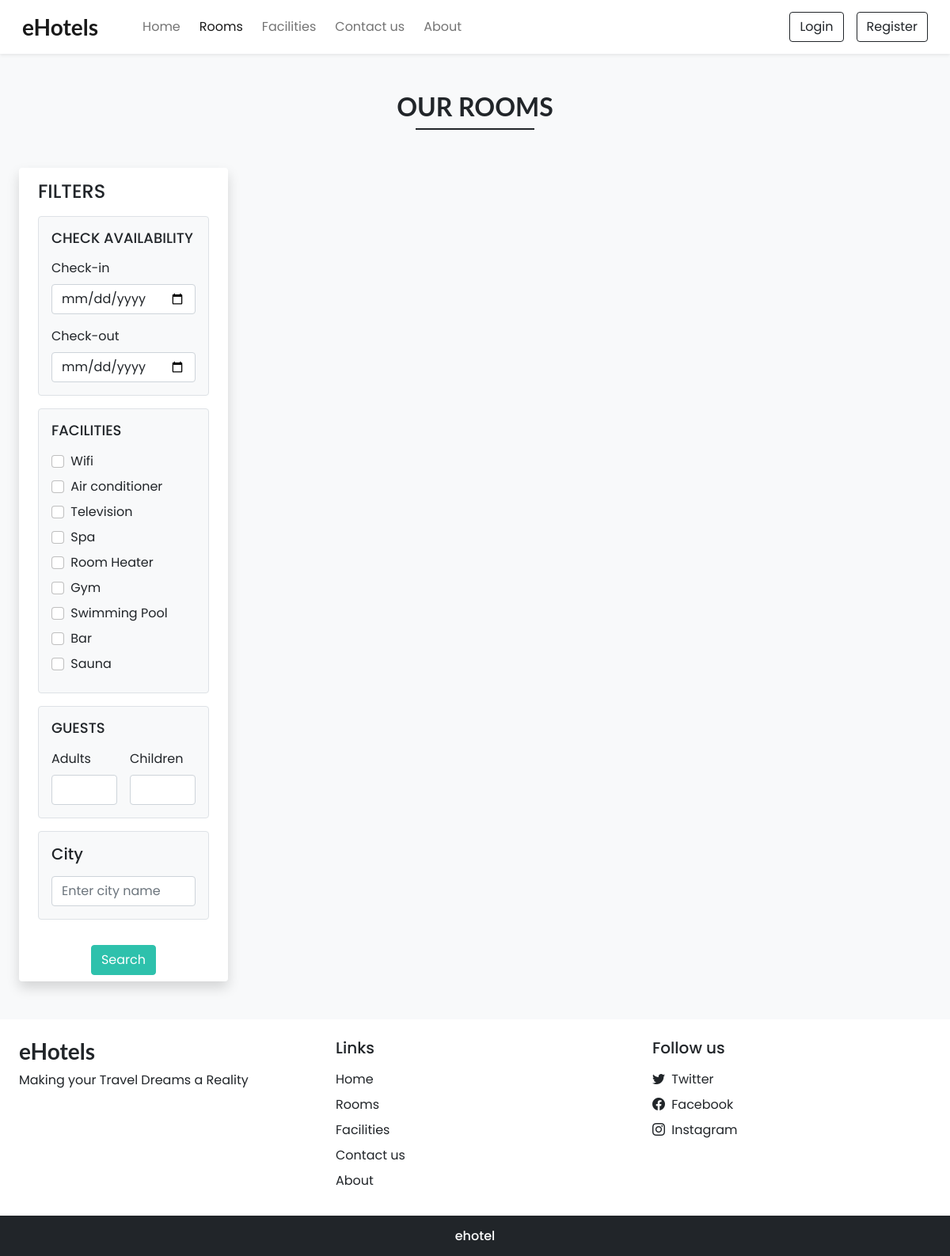
The page /rooms.php on the database its author committed.
### tables this page shows
CREATE TABLE `settings` (
                            `sr_no` int NOT NULL,
                            `site_title` varchar(50) NOT NULL,
                            `site_about` varchar(250) NOT NULL,
                            `shutdown` tinyint(1) NOT NULL
);

CREATE TABLE `facilities` (
                              `id` int NOT NULL,
                              `icon` varchar(100) NOT NULL,
                              `name` varchar(50) NOT NULL,
                              `description` varchar(250) NOT NULL
);

### admin/inc/db_config.php (called while the page is built, shortened)
<?php
  function selectAll($table)
  {
    $con = $GLOBALS['con'];
    $res = mysqli_query($con,"SELECT * FROM $table");
    return $res;
  }
  function select($sql,$values,$datatypes)
  {
    $con = $GLOBALS['con'];
    if($stmt = mysqli_prepare($con,$sql))
    {
      mysqli_stmt_bind_param($stmt,$datatypes,...$values);
      if(mysqli_stmt_execute($stmt)){
        $res = mysqli_stmt_get_result($stmt);
        return $res;
      }
      else{
        mysqli_stmt_close($stmt);
        die("Query cannot be executed - Select");
      }
    }
    else{
      die("Query cannot be prepared - Select");
    }
  }
?>

### rooms.php (the view, shortened to what this page needs)
<!DOCTYPE html>
<html lang="en">
<head>
    <?php require('inc/links.php'); ?>
</head>
<body class="bg-light">
<?php
require('inc/header.php');
$checkin_default="";
$checkout_default="";
$adult_default="";
$children_default="";
?>
<div class="my-5 px-4">
    <h2 class="fw-bold h-font text-center">OUR ROOMS</h2>
    <div class="h-line bg-dark"></div>
</div>
<div class="container-fluid">
    <div class="row">
        <div class="col-lg-3 col-md-12 mb-lg-0 mb-4 ps-4">
            <nav class="navbar navbar-expand-lg navbar-light bg-white rounded shadow">
                <div class="container-fluid flex-lg-column align-items-stretch">
                    <h4 class="mt-2">FILTERS</h4>
                    <div class="collapse navbar-collapse flex-column align-items-stretch mt-2" id="filterDropdown">
                        <div class="border bg-light p-3 rounded mb-3">
                            <h5 class="d-flex align-items-center justify-content-between mb-3" style="font-size: 18px;">
                                <span>CHECK AVAILABILITY</span>
                            </h5>
                            <label class="form-label">Check-in</label>
                            <input type="date" class="form-control shadow-none mb-3" value="<?php echo $checkin_default ?>" id="checkin" onchange="chk_avail_filter()">
                            <label class="form-label">Check-out</label>
                            <input type="date" class="form-control shadow-none" value="<?php echo $checkout_default ?>"  id="checkout" onchange="chk_avail_filter()">
                        </div>
                        <div class="border bg-light p-3 rounded mb-3">
                            <h5 class="d-flex align-items-center justify-content-between mb-3" style="font-size: 18px;">
                                <span>FACILITIES</span>
                            </h5>
                            <?php
                            $facilities_q = selectAll('facilities');
                            while($row = mysqli_fetch_assoc($facilities_q))
                            {
                                echo<<<facilities
                      <div class="mb-2">
                        <input type="checkbox" onclick="fetch_rooms()" name="facilities" value="$row[id]" class="form-check-input shadow-none me-1" id="$row[id]">
                        <label class="form-check-label" for="$row[id]">$row[name]</label>
                      </div>
                    facilities;
                            }
                            ?>
                        </div>
                        <div class="border bg-light p-3 rounded mb-3">
                            <h5 class="d-flex align-items-center justify-content-between mb-3" style="font-size: 18px;">
                                <span>GUESTS</span>
                            </h5>
                            <div class="d-flex">
                                <div class="me-3">
                                    <label class="form-label">Adults</label>
                                    <input type="number" min="1" id="adults" value="<?php echo $adult_default ?>" oninput="guests_filter()" class="form-control shadow-none">
                                </div>
                                <div>
                                    <label class="form-label">Children</label>
                                    <input type="number" min="1" id="children" value="<?php echo $children_default ?>" oninput="guests_filter()" class="form-control shadow-none">
                                </div>
                            </div>
                        </div>
                        <div class="border bg-light p-3 rounded mb-3">
                            <h5 class="mb-3">City</h5>
                            <input type="text" class="form-control shadow-none" id="city" placeholder="Enter city name" oninput="fetch_rooms()">
                        </div>
                        <div class="text-center mt-3">
                            <button onclick="fetch_rooms()" class="btn text-white shadow-none custom-bg">Search</button>
                        </div>
                    </div>
                </div>
            </nav>
        </div>
        <div class="col-lg-9 col-md-12 px-4" id="rooms-data">
        </div>
    </div>
</div>
<?php require('inc/footer.php'); ?>
</body>
</html>

### inc/header.php (shortened to what this page needs)
<nav id="nav-bar" class="navbar navbar-expand-lg navbar-light bg-white px-lg-3 py-lg-2 shadow-sm sticky-top">
  <div class="container-fluid">
    <a class="navbar-brand me-5 fw-bold fs-3 h-font" href="index.php"><?php echo $settings_r['site_title'] ?></a>
    <div class="collapse navbar-collapse" id="navbarSupportedContent">
      <ul class="navbar-nav me-auto mb-2 mb-lg-0">
        <li class="nav-item">
          <a class="nav-link me-2" href="index.php">Home</a>
        </li>
        <li class="nav-item">
          <a class="nav-link me-2" href="rooms.php">Rooms</a>
        </li>
        <li class="nav-item">
          <a class="nav-link me-2" href="facilities.php">Facilities</a>
        </li>
        <li class="nav-item">
          <a class="nav-link me-2" href="contact.php">Contact us</a>
        </li>
        <li class="nav-item">
          <a class="nav-link" href="about.php">About</a>
        </li>
      </ul>
      <div class="d-flex">
        <?php
          if(isset($_SESSION['login']) && $_SESSION['login']==true)
          {
            $path = USERS_IMG_PATH;
            echo<<<data
              <div class="btn-group">
                <button type="button" class="btn btn-outline-dark shadow-none dropdown-toggle" data-bs-toggle="dropdown" data-bs-display="static" aria-expanded="false">
                  <img src="$path$_SESSION[uPic]" style="width: 25px; height: 25px;" class="me-1 rounded-circle">
                  $_SESSION[uName]
                </button>
                <ul class="dropdown-menu dropdown-menu-lg-end">
                  <li><a class="dropdown-item" href="profile.php">Profile</a></li>
                  <li><a class="dropdown-item" href="bookings.php">Bookings</a></li>
                  <li><a class="dropdown-item" href="logout.php">Logout</a></li>
                </ul>
              </div>
            data;
          }
          else
          {
            echo<<<data
              <button type="button" class="btn btn-outline-dark shadow-none me-lg-3 me-2" data-bs-toggle="modal" data-bs-target="#loginModal">
                Login
              </button>
              <button type="button" class="btn btn-outline-dark shadow-none" data-bs-toggle="modal" data-bs-target="#registerModal">
                Register
              </button>
            data;
          }
        ?>
      </div>
    </div>
  </div>
</nav>

### inc/footer.php (shortened to what this page needs)
<div class="container-fluid bg-white mt-5">
  <div class="row">
    <div class="col-lg-4 p-4">
      <h3 class="h-font fw-bold fs-3 mb-2"><?php echo $settings_r['site_title'] ?></h3>
      <p>
        <?php echo $settings_r['site_about'] ?>
      </p>
    </div>
    <div class="col-lg-4 p-4">
      <h5 class="mb-3">Links</h5>
      <a href="index.php" class="d-inline-block mb-2 text-dark text-decoration-none">Home</a> <br>
      <a href="rooms.php" class="d-inline-block mb-2 text-dark text-decoration-none">Rooms</a> <br>
      <a href="facilities.php" class="d-inline-block mb-2 text-dark text-decoration-none">Facilities</a> <br>
      <a href="contact.php" class="d-inline-block mb-2 text-dark text-decoration-none">Contact us</a> <br>
      <a href="about.php" class="d-inline-block mb-2 text-dark text-decoration-none">About</a>
    </div>
    <div class="col-lg-4 p-4">
        <h5 class="mb-3">Follow us</h5>
        <?php
          if($contact_r['tw']!=''){
            echo<<<data
              <a href="$contact_r[tw]" class="d-inline-block text-dark text-decoration-none mb-2">
                <i class="bi bi-twitter me-1"></i> Twitter
              </a><br>
            data;
          }
        ?>
        <a href="<?php echo $contact_r['fb'] ?>" class="d-inline-block text-dark text-decoration-none mb-2">
          <i class="bi bi-facebook me-1"></i> Facebook
        </a><br>
        <a href="<?php echo $contact_r['insta'] ?>" class="d-inline-block text-dark text-decoration-none">
          <i class="bi bi-instagram me-1"></i> Instagram
        </a><br>
    </div>
  </div>
</div>
<h6 class="text-center bg-dark text-white p-3 m-0">ehotel</h6>

### css/common.css (style rules this page uses)
:root { --teal: #2ec1ac; --teal_hover: #279e8c; --dark: #333; --light-gray: #f4f4f4; }
* { font-family: 'Poppins', sans-serif; }
.h-font { font-family: 'Lato', sans-serif; font-weight: 900; }
input[type=number] { -moz-appearance: textfield; }
.custom-bg { background-color: var(--teal); border: 1px solid var(--teal); }
.h-line { width: 150px; margin: 0 auto; height: 1.7px; }

### rows shown on the page
settings: site_title "eHotels", site_about "Making your Travel Dreams a Reality"
facilities: name "Wifi"
facilities: name "Air conditioner"
facilities: name "Television"
facilities: name "Spa"
facilities: name "Room Heater"
facilities: name "Gym"
facilities: name "Swimming Pool"
facilities: name "Bar"
facilities: name "Sauna"
